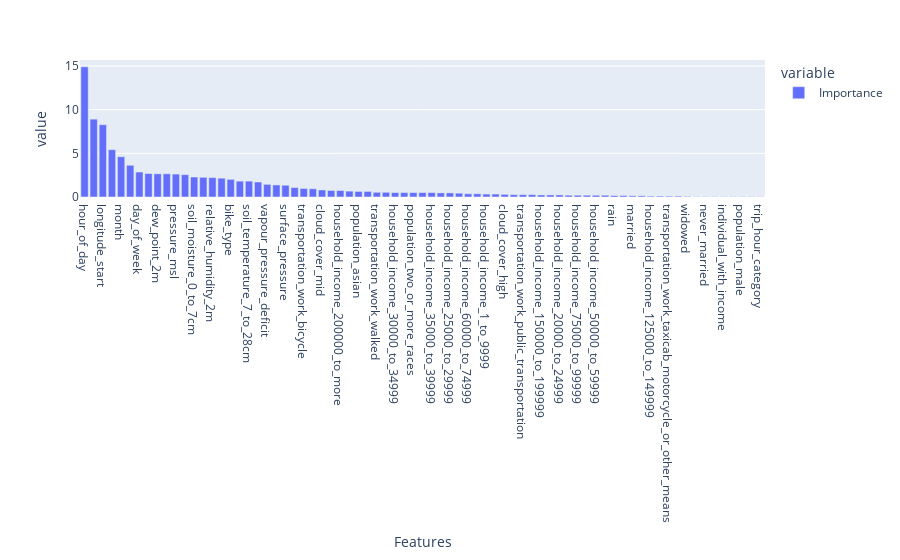

The cell this chart's notebook holds for it:
### Code cell
# Plot feature importance from the most relevant on the right, to the least relevant on the left
fig = px.bar(df_importance/df_importance.sum()*100)

fig.show()

### Figure 1 — Plotly figure (JSON) as saved in the notebook; plotly's stock layout.template omitted (floating-point values rounded to 4 significant figures)
{"data": [{"hovertemplate": "variable=Importance<br>Features=%{x}<br>value=%{y}<extra></extra>", "legendgroup": "Importance", "marker": {"color": "#636efa", "pattern": {"shape": ""}}, "name": "Importance", "orientation": "v", "showlegend": true, "textposition": "auto", "type": "bar", "x": ["hour_of_day", "latitude_start", "longitude_start", "member_type", "month", "temperature_2m", "day_of_week", "et0_fao_evapotranspiration", "dew_point_2m", "soil_moisture_7_to_28cm", "pressure_msl", "wind_speed_10m", "soil_moisture_0_to_7cm", "median_age_female", "relative_humidity_2m", "wind_speed_100m", "bike_type", "soil_temperature_0_to_7cm", "soil_temperature_7_to_28cm", "apparent_temperature", "vapour_pressure_deficit", "median_household_income", "surface_pressure", "population_american_indian_and_alaska_native", "transportation_work_bicycle", "precipitation", "cloud_cover_mid", "median_age_male", "household_income_200000_to_more", "cloud_cover_low", "population_asian", "household_income_40000_to_44999", "transportation_work_walked", "household_income_15000_to_19999", "household_income_30000_to_34999", "population_other_race", "population_two_or_more_races", "cloud_cover", "household_income_35000_to_39999", "household_income_10000_to_14999", "household_income_25000_to_29999", "median_age", "household_income_60000_to_74999", "household_income_45000_to_49999", "household_income_1_to_9999", "population_hipanic_or_latino", "cloud_cover_high", "separated", "transportation_work_public_transportation", "individual_no_income", "household_income_150000_to_199999", "population_black", "household_income_20000_to_24999", "household_income_100000_to_124999", "household_income_75000_to_99999", "transportation_work_car_truck_van", "household_income_50000_to_59999", "population_white", "rain", "population_native_hawaiian_and_other_pacific_islander", "married", "population_female", "household_income_125000_to_149999", "snowfall", "transportation_work_taxicab_motorcycle_or_other_means", "snow_depth", "widowed", "divorced", "never_married", "transportation_work_home_office", "individual_with_income", "weather_code", "population_male", "population", "trip_hour_category"], "xaxis": "x", "y": [14.9, 8.911, 8.272, 5.414, 4.607, 3.631, 2.858, 2.69, 2.656, 2.656, 2.623, 2.555, 2.286, 2.253, 2.219, 2.152, 2.017, 1.816, 1.816, 1.715, 1.446, 1.379, 1.345, 1.076, 0.9751, 0.9415, 0.807, 0.7397, 0.7397, 0.6725, 0.6389, 0.6389, 0.538, 0.538, 0.5044, 0.5044, 0.5044, 0.5044, 0.5044, 0.4707, 0.4707, 0.4371, 0.3699, 0.3699, 0.3362, 0.3362, 0.3026, 0.269, 0.269, 0.269, 0.2354, 0.2354, 0.2354, 0.2017, 0.2017, 0.2017, 0.2017, 0.2017, 0.1681, 0.1681, 0.1345, 0.1345, 0.1009, 0.1009, 0.1009, 0.1009, 0.06725, 0.03362, 0.03362, 0.03362, 0.03362, 0.03362, 0.03362, 0.03362, 0.03362], "yaxis": "y"}], "layout": {"barmode": "relative", "legend": {"title": {"text": "variable"}, "tracegroupgap": 0}, "margin": {"t": 60}, "xaxis": {"anchor": "y", "domain": [0, 1], "title": {"text": "Features"}}, "yaxis": {"anchor": "x", "domain": [0, 1], "title": {"text": "value"}}}}
